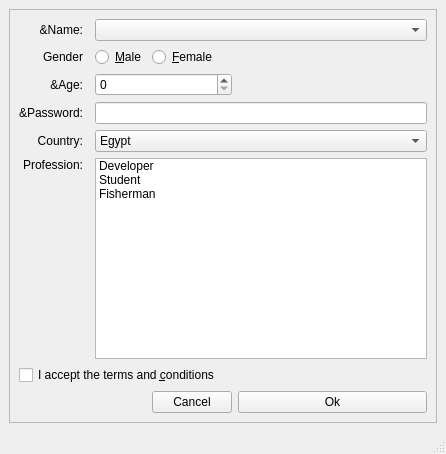
<?xml version="1.0" encoding="UTF-8"?>
<ui version="4.0">
 <class>MainWindow</class>
 <widget class="QMainWindow" name="MainWindow">
  <property name="geometry">
   <rect>
    <x>0</x>
    <y>0</y>
    <width>446</width>
    <height>454</height>
   </rect>
  </property>
  <property name="windowTitle">
   <string>MainWindow</string>
  </property>
  <widget class="QWidget" name="centralwidget">
   <layout class="QVBoxLayout" name="verticalLayout">
    <item>
     <widget class="QFrame" name="frame">
      <property name="frameShape">
       <enum>QFrame::StyledPanel</enum>
      </property>
      <property name="frameShadow">
       <enum>QFrame::Raised</enum>
      </property>
      <layout class="QGridLayout" name="gridLayout">
       <item row="4" column="0">
        <widget class="QLabel" name="label_5">
         <property name="text">
          <string>Country:</string>
         </property>
         <property name="alignment">
          <set>Qt::AlignRight|Qt::AlignTrailing|Qt::AlignVCenter</set>
         </property>
        </widget>
       </item>
       <item row="1" column="2">
        <widget class="QRadioButton" name="maleRadioButton">
         <property name="text">
          <string>&amp;Male</string>
         </property>
        </widget>
       </item>
       <item row="0" column="0">
        <widget class="QLabel" name="nameLabel">
         <property name="text">
          <string>&amp;Name:</string>
         </property>
         <property name="alignment">
          <set>Qt::AlignRight|Qt::AlignTrailing|Qt::AlignVCenter</set>
         </property>
        </widget>
       </item>
       <item row="1" column="0">
        <widget class="QLabel" name="genderLabel">
         <property name="text">
          <string>Gender</string>
         </property>
         <property name="alignment">
          <set>Qt::AlignRight|Qt::AlignTrailing|Qt::AlignVCenter</set>
         </property>
        </widget>
       </item>
       <item row="1" column="4">
        <spacer name="horizontalSpacer">
         <property name="orientation">
          <enum>Qt::Horizontal</enum>
         </property>
         <property name="sizeHint" stdset="0">
          <size>
           <width>40</width>
           <height>20</height>
          </size>
         </property>
        </spacer>
       </item>
       <item row="6" column="0" colspan="5">
        <widget class="QCheckBox" name="checkBox">
         <property name="text">
          <string>I accept the terms and &amp;conditions</string>
         </property>
        </widget>
       </item>
       <item row="1" column="3">
        <widget class="QRadioButton" name="femaleRadioButton">
         <property name="text">
          <string>&amp;Female</string>
         </property>
        </widget>
       </item>
       <item row="3" column="0">
        <widget class="QLabel" name="label_4">
         <property name="text">
          <string>&amp;Password:</string>
         </property>
         <property name="alignment">
          <set>Qt::AlignRight|Qt::AlignTrailing|Qt::AlignVCenter</set>
         </property>
        </widget>
       </item>
       <item row="5" column="0">
        <widget class="QLabel" name="label_6">
         <property name="text">
          <string>Profession:</string>
         </property>
         <property name="alignment">
          <set>Qt::AlignRight|Qt::AlignTop|Qt::AlignTrailing</set>
         </property>
        </widget>
       </item>
       <item row="2" column="0">
        <widget class="QLabel" name="ageLabel">
         <property name="text">
          <string>&amp;Age:</string>
         </property>
         <property name="alignment">
          <set>Qt::AlignRight|Qt::AlignTrailing|Qt::AlignVCenter</set>
         </property>
        </widget>
       </item>
       <item row="3" column="2" colspan="3">
        <widget class="QLineEdit" name="passwordLineEdit">
         <property name="echoMode">
          <enum>QLineEdit::Password</enum>
         </property>
        </widget>
       </item>
       <item row="0" column="2" colspan="3">
        <widget class="QComboBox" name="comboBox"/>
       </item>
       <item row="2" column="4">
        <spacer name="horizontalSpacer_2">
         <property name="orientation">
          <enum>Qt::Horizontal</enum>
         </property>
         <property name="sizeHint" stdset="0">
          <size>
           <width>40</width>
           <height>20</height>
          </size>
         </property>
        </spacer>
       </item>
       <item row="4" column="2" colspan="3">
        <widget class="QComboBox" name="countryCombo">
         <item>
          <property name="text">
           <string>Egypt</string>
          </property>
         </item>
         <item>
          <property name="text">
           <string>France</string>
          </property>
         </item>
         <item>
          <property name="text">
           <string>Germany</string>
          </property>
         </item>
         <item>
          <property name="text">
           <string>India</string>
          </property>
         </item>
         <item>
          <property name="text">
           <string>Italy</string>
          </property>
         </item>
         <item>
          <property name="text">
           <string>Norway</string>
          </property>
         </item>
         <item>
          <property name="text">
           <string>Paskistan</string>
          </property>
         </item>
        </widget>
       </item>
       <item row="5" column="2" colspan="3">
        <widget class="QListWidget" name="listWidget">
         <item>
          <property name="text">
           <string>Developer</string>
          </property>
         </item>
         <item>
          <property name="text">
           <string>Student</string>
          </property>
         </item>
         <item>
          <property name="text">
           <string>Fisherman</string>
          </property>
         </item>
        </widget>
       </item>
       <item row="7" column="4">
        <widget class="QPushButton" name="pushButton_2">
         <property name="text">
          <string>Ok</string>
         </property>
        </widget>
       </item>
       <item row="7" column="3">
        <widget class="QPushButton" name="pushButton">
         <property name="text">
          <string>Cancel</string>
         </property>
        </widget>
       </item>
       <item row="2" column="2" colspan="2">
        <widget class="QSpinBox" name="spinBox"/>
       </item>
      </layout>
     </widget>
    </item>
   </layout>
  </widget>
  <widget class="QMenuBar" name="menubar">
   <property name="geometry">
    <rect>
     <x>0</x>
     <y>0</y>
     <width>446</width>
     <height>22</height>
    </rect>
   </property>
  </widget>
  <widget class="QStatusBar" name="statusbar"/>
 </widget>
 <resources/>
 <connections/>
</ui>
